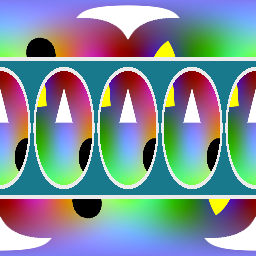
#> input picture testdata/photo_cube6_default.png, 256 x 256 px
$ python -i photo.py   (imports and definitions only)
#> lines starting #> are read from the running program, lines starting #| are printed output that depends on the picture
#> further down, picture is the input picture: PIL image 256x256 RGBA; mean R, G, B, A 124.3, 142, 151.3, 255
"""Project a user photo onto the sphere's equirectangular texture.

Every texel (u, v) is a direction d on the sphere (convention in catmod.mesh: +Z up, u = phi/2pi,
v = theta/pi). In game the container's orientation is arbitrary, so the default layout repeats the
photo as round "stickers" so that a complete, undistorted photo is visible from every angle.

Layouts:
  'cube6'  6 stickers at the cube face centres (+-X, +-Y, +-Z)      <- default, readable from anywhere
  'twice'  2 stickers, front (+X) and back (-X)
  'wrap'   one photo wrapped around the whole sphere (front +X, back per `back`)

Sticker parameters:
  sticker_deg   angular radius of each sticker (cube6 max ~45 before they touch)
  ring_deg      width of the coloured ring around each sticker (0 = none)
  ring_color / bg_color

Photo framing (shared by all layouts):
  center      photo point (fractions 0..1) placed at each sticker's centre
  radius      photo disc radius as a fraction of the photo's shorter side (0.5 = largest centred disc)
  projection  'equidistant' (even spread) or 'ortho' (exact when seen straight on, squashed at edges)

Material:
  roughness    0..1, written to the NormalRoughness texture (blue channel)
  color_alpha  0..1, the colour texture's alpha. The compiler packs soul_container_metal.png there
               (original = 255). With Deadlock's NPR shader alpha 0 renders the sphere black, so
               its exact meaning is still being calibrated (see `catmod_cli.py calibrate`).
"""
from __future__ import annotations

from dataclasses import dataclass

import numpy as np
from PIL import Image, ImageEnhance, ImageOps

TEX_SIZE = 2048

S = 1 / np.sqrt(2)
# (centre direction, up direction) per sticker. Up for the top/bottom stickers is arbitrary.
LAYOUTS = {
    "cube6": [((1, 0, 0), (0, 0, 1)), ((-1, 0, 0), (0, 0, 1)), ((0, 1, 0), (0, 0, 1)),
              ((0, -1, 0), (0, 0, 1)), ((0, 0, 1), (-1, 0, 0)), ((0, 0, -1), (1, 0, 0))],
    "twice": [((1, 0, 0), (0, 0, 1)), ((-1, 0, 0), (0, 0, 1))],
}


@dataclass
class PhotoParams:
    layout: str = "cube6"
    center: tuple[float, float] = (0.5, 0.5)
    radius: float = 0.5
    projection: str = "equidistant"
    sticker_deg: float = 40.0
    ring_deg: float = 3.0
    ring_color: tuple[int, int, int] = (235, 235, 235)
    bg_color: tuple[int, int, int] = (24, 120, 140)  # soul teal
    back: str = "mirror"  # wrap layout only: mirror | flip | color
    color_alpha: float = 1.0  # original texture: ~1.0. 0 renders BLACK in game (tested)
    roughness: float = 0.69   # original cage average (177/255)
    contrast: float = 1.05
    saturation: float = 1.10
    rotation_deg: float = 0.0

    def validate(self):
        assert self.layout in ("cube6", "twice", "wrap"), self.layout
        assert self.projection in ("ortho", "equidistant"), self.projection
        assert self.back in ("mirror", "flip", "color"), self.back
        assert 0.05 <= self.radius <= 1.5, self.radius
        assert 5 <= self.sticker_deg <= 90, self.sticker_deg
        assert 0 <= self.color_alpha <= 1, self.color_alpha
        assert 0 <= self.roughness <= 1, self.roughness
        return self


def load_photo(src, params: PhotoParams) -> Image.Image:
    img = src if isinstance(src, Image.Image) else Image.open(src)
    img = ImageOps.exif_transpose(img).convert("RGB")
    if params.rotation_deg:
        img = img.rotate(-params.rotation_deg, Image.BICUBIC, expand=True)
    img = ImageEnhance.Contrast(img).enhance(params.contrast)
    return ImageEnhance.Color(img).enhance(params.saturation)


def _bilinear(img: np.ndarray, x: np.ndarray, y: np.ndarray) -> np.ndarray:
    h, w = img.shape[:2]
    x = np.clip(x, 0, w - 1.001)
    y = np.clip(y, 0, h - 1.001)
    x0, y0 = x.astype(int), y.astype(int)
    fx, fy = (x - x0)[..., None], (y - y0)[..., None]
    a, b = img[y0, x0], img[y0, x0 + 1]
    c, d = img[y0 + 1, x0], img[y0 + 1, x0 + 1]
    return (a * (1 - fx) + b * fx) * (1 - fy) + (c * (1 - fx) + d * fx) * fy


def directions(size: int) -> np.ndarray:
    u = (np.arange(size) + 0.5) / size
    ph, th = np.meshgrid(u * 2 * np.pi, u * np.pi)
    return np.stack([np.sin(th) * np.cos(ph), np.sin(th) * np.sin(ph), np.cos(th)], -1)


def _disc_coords(d, centre, up, max_angle, projection):
    """Unit-disc coords (sx right, sy up) of directions d in a sticker; rho=1 at max_angle."""
    c, up = np.asarray(centre, float), np.asarray(up, float)
    right = np.cross(up, c)  # viewer outside looking at the sticker: right = up x centre
    x, y, z = d @ right, d @ up, d @ c
    lateral = np.hypot(x, y)
    ang = np.arctan2(lateral, z)
    rho = (ang if projection == "equidistant" else np.sin(np.minimum(ang, np.pi / 2))) / (
        max_angle if projection == "equidistant" else np.sin(max_angle))
    with np.errstate(invalid="ignore", divide="ignore"):
        k = np.where(lateral > 1e-9, rho / lateral, 0.0)
    return x * k, y * k, ang


def sphere_texture(photo, params: PhotoParams | None = None, size: int = TEX_SIZE) -> Image.Image:
    """RGBA equirect texture; alpha = params.color_alpha."""
    p = (params or PhotoParams()).validate()
    arr = np.asarray(load_photo(photo, p), np.float32)
    h, w = arr.shape[:2]
#> h = 256; w = 256
    cx, cy, r = p.center[0] * w, p.center[1] * h, p.radius * min(w, h)
#> cx = 128; cy = 128; r = 128
    d = directions(size)

    if p.layout == "wrap":
        sx, sy, _ = _disc_coords(d, (1, 0, 0), (0, 0, 1), np.pi / 2, p.projection)
        back = d[..., 0] < 0
        if p.back == "flip":
            sx = np.where(back, -sx, sx)
        out = _bilinear(arr, cx + sx * r, cy - sy * r)
        if p.back == "color":
            out[back] = p.bg_color
    else:
        stickers = LAYOUTS[p.layout]
        cos = np.stack([d @ np.asarray(c, float) for c, _ in stickers])
        nearest = cos.argmax(0)
        out = np.empty(d.shape[:2] + (3,), np.float32)
        out[:] = p.bg_color
        R, ring = np.radians(p.sticker_deg), np.radians(p.ring_deg)
        for i, (c, up) in enumerate(stickers):
            sx, sy, ang = _disc_coords(d, c, up, R, p.projection)
            mine = nearest == i
            inside = mine & (ang <= R)
            out[inside] = _bilinear(arr, cx + sx[inside] * r, cy - sy[inside] * r)
            out[mine & (ang > R) & (ang <= R + ring)] = p.ring_color
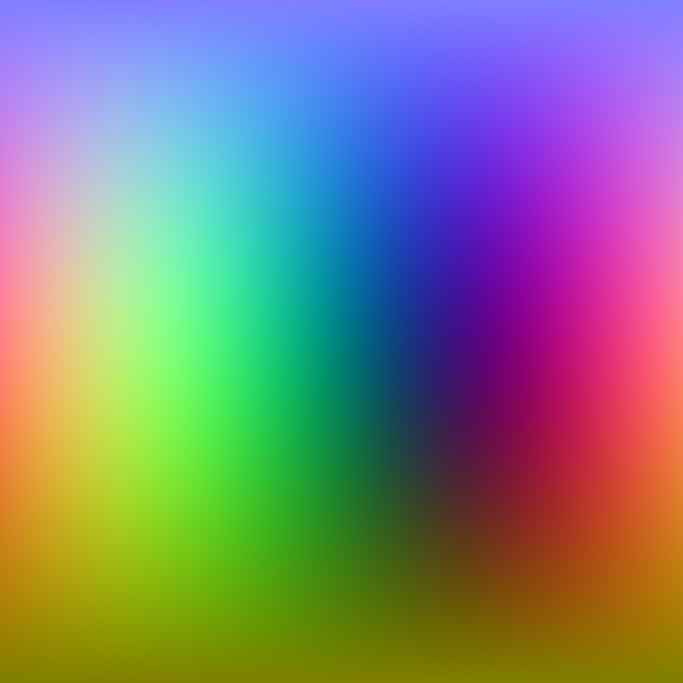
#> d: shape (2048, 2048, 3) float64 (shown at 1/3 size); mean R, G, B -2.45e-17, -1.27e-18, 1.57e-17; drawn with min black and max white
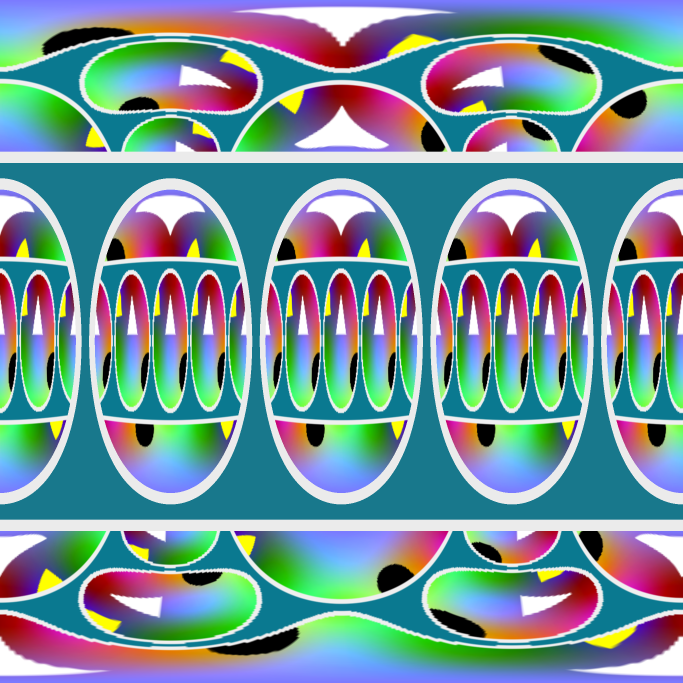
#> out: shape (2048, 2048, 3) float32 (shown at 1/3 size); mean R, G, B 113.4, 146.6, 150.2

    alpha = np.full(out.shape[:2] + (1,), round(p.color_alpha * 255), np.float32)
    rgba = np.concatenate([np.clip(out, 0, 255), alpha], -1).astype(np.uint8)
    return Image.fromarray(rgba, "RGBA")

>>> from PIL import Image
>>> picture = Image.open('../../testdata/photo_cube6_default.png')
>>> result = sphere_texture(picture)

$ run again, on testdata/photo_cube6_framing.png
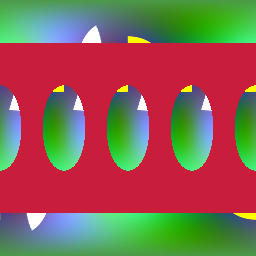
#> input picture testdata/photo_cube6_framing.png, 256 x 256 px
#> picture is the input picture: PIL image 256x256 RGBA; mean R, G, B, A 139.3, 95.9, 81.9, 255
#> after the loop in sphere_texture, `for i, (c, up) in enumerate(stickers):`:
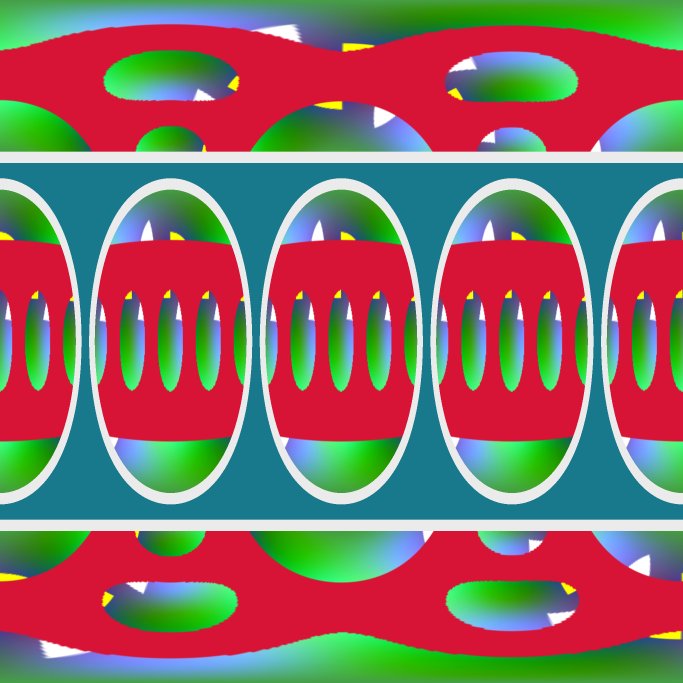
#> out: shape (2048, 2048, 3) float32 (shown at 1/3 size); mean R, G, B 138.7, 106.5, 99.9
